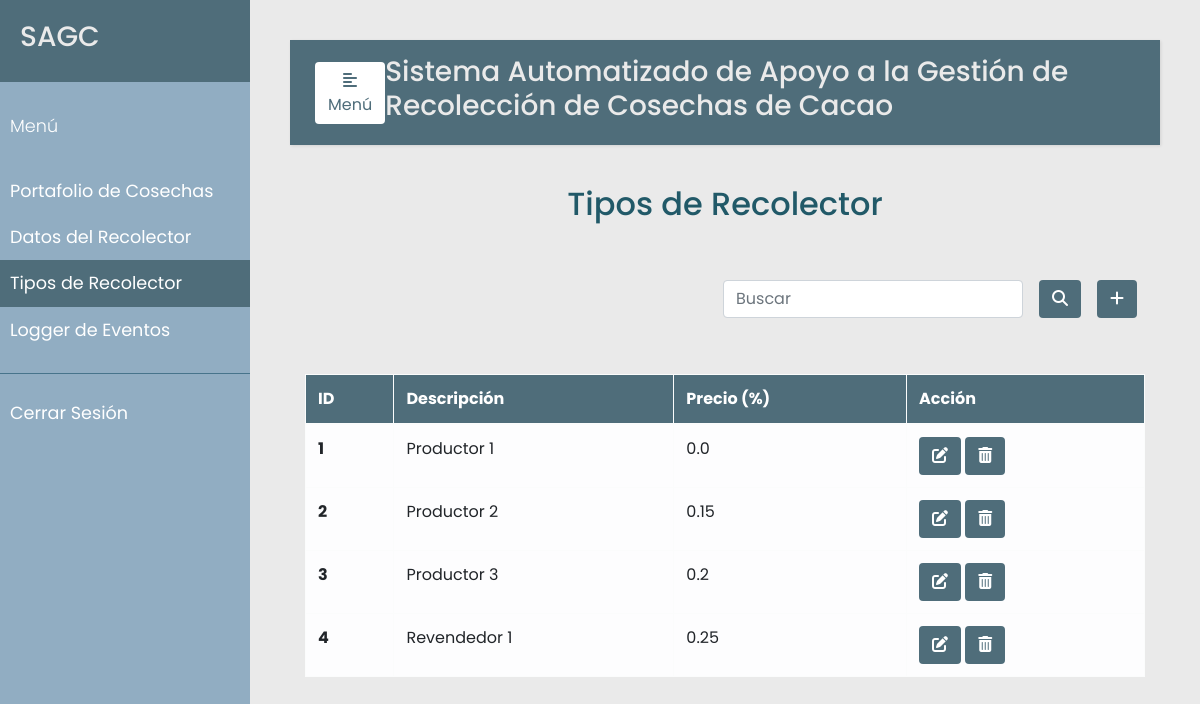
/tipo_recolector (signed in), run on an earlier commit of the app's database.
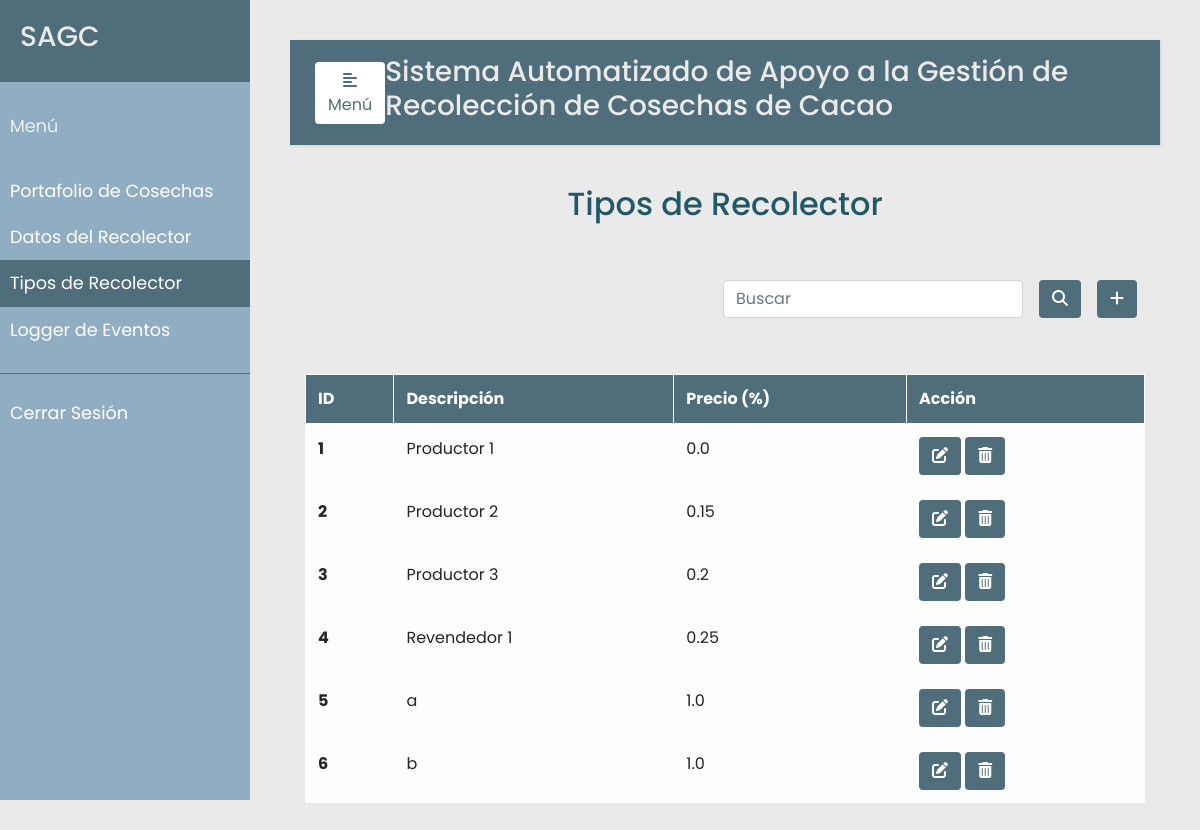
And on a later commit of the database.
### src/models.py (models this page shows, shortened)
class TipoRecolector(db.Model):
    __tablename__ = 'tipo_prod'
    id = db.Column(db.Integer, primary_key=True)
    descripcion = db.Column(db.String(120), nullable=False, unique=True)
    precio = db.Column(db.Float, nullable=False)
    producer = db.relationship('Recolector', backref='tipo_recolector', lazy=True)

### src/tipo_recolector.py (the view, shortened to what this page needs)
@app.route('/tipo_recolector', methods=['GET', 'POST'])
@login_required
@analyst_only
def tipo_recolector():
    error=None
    tipo_prod = TipoRecolector.query.all()
    return render_template("tipo_recolector.html", error=error, tipo_prod=tipo_prod)

### src/decoradores.py (called while the page is built)
def login_required(f):
    @wraps(f)
    def wrap(*args, **kwargs):
        if 'logged_in' in session:
            return f(*args, **kwargs)
        else:
            flash('Necesitas iniciar sesión primero')
            return redirect(url_for('login'))
    return wrap

def analyst_only(f):
    @wraps(f)
    def wrap(*args, **kwargs):
        if 'rol_analyst' in session and session['rol_analyst'] == True:
            return f(*args, **kwargs)
        else:
            flash("Debes ser Analista de Ventas para acceder 'Datos del Recolector y Tipos de Recolector'.")
            return redirect(url_for('perfiles'))
    return wrap

### templates/tipo_recolector.html (shortened to what this page needs)
{% extends "base.html" %}
{% set active_page = "tipo_recolector" %}
{% block content %}
    <div class="container h-100">
        <p class="text-center h2 fw-bold mb-5 mx-1 mx-md-4 mt-4">Tipos de Recolector</p>
        <div class="d-flex flex-row-reverse bd-highlight">
            <div class="p-2 bd-highlight">
              <button type="button" class="btn" style="color:#fff; background-color:#4F6D7A;" data-toggle="modal" data-target="#exampleModalLong">
                <i class="fa-solid fa-plus"></i>
              </button>
            </div>
            <div class="p-2 bd-highlight" style="display:flex; align-content: flex-end;">
              <form action='/tipo_recolector/search' method="post" class="form-inline" style="justify-content: flex-end">
                <input class="form-control mr-3 w-75" type="text" placeholder="Buscar" aria-label="Buscar" name="search_tipo_recolector">
                <button type="submit" id="search_tipo_recolector" name="action-type" value="search" class="btn" style="color:#fff; background-color:#4F6D7A;">
                  <i class="fas fa-search" aria-hidden="true"></i>
                </button>
              </form>
            </div>
        </div>
        <br/>
        <br>
        <table class="table table-bordered table-light table-hover">
          <thead>
            <tr>
              <th scope="col">ID</th>
              <th scope="col">Descripción</th>
              <th scope="col">Precio (%)</th>
              <th scope="col">Acción</th>
            </tr>
          </thead>
          <tbody>
            {% for u in tipo_prod %}
            <tr>
              <th scope="row">{{u.id}}</th>
              <td>{{u.descripcion}}</td>
              <td>{{u.precio}}</td>
              <td>
                <button type="button" class="btn action" data-toggle="modal" data-target="#edit-modal-{{u.id}}">
                  <i class="fas fa-edit"></i>
                </button>
                <button type="button" class="btn action" data-toggle="modal" data-target="#delete-modal-{{u.id}}">
                  <i class="fas fa-trash-alt"></i>
                </button>
              </td>
            </tr>
            {% endfor %}
          </tbody>
        </table>
    </div>
{% endblock %}

### templates/base.html (shortened to what this page needs)
<!DOCTYPE html>
<html lang="en">
<head>
    <link rel="stylesheet" href="https://cdn.jsdelivr.net/npm/bootstrap@4.3.1/dist/css/bootstrap.min.css">
    <link rel="stylesheet" href="{{ url_for('static', filename='../static/css/styles.css') }}">
    <link rel="stylesheet" href="https://cdnjs.cloudflare.com/ajax/libs/malihu-custom-scrollbar-plugin/3.1.5/jquery.mCustomScrollbar.min.css">
    <link rel="stylesheet" href="https://cdnjs.cloudflare.com/ajax/libs/font-awesome/6.1.1/css/all.min.css" />
</head>
<body>
    <div class="wrapper">
        <nav id="sidebar">
            <div class="sidebar-header"> <h3>SAGC</h3> </div>
            <ul class="list-unstyled components">
                <p>Menú</p>
                {% if session['logged_in'] %}
                    <li class="nav-item {% if active_page == 'cosecha' %}active{% endif %}">
                    <a class="nav-link" href="{{url_for('cosecha')}}">Portafolio de Cosechas</a>
                    </li>
                    {% if session['rol_analyst'] %}
                    <li class="nav-item {% if active_page == 'recolector' %}active{% endif %}">
                    <a class="nav-link" href="{{url_for('recolector')}}">Datos del Recolector</a>
                    </li>
                    <li class="nav-item {% if active_page == 'tipo_recolector' %}active{% endif %}">
                    <a class="nav-link" href="{{url_for('tipo_recolector')}}">Tipos de Recolector</a>
                    </li>
                    {% endif %}
                    <li class="nav-item {% if active_page == 'eventos' %}active{% endif %}">
                    <a class="nav-link" href="{{url_for('eventos')}}">Logger de Eventos</a>
                    </li>
                {% endif %}
            </ul>
            {% if session['logged_in'] %}
            <ul class="list-unstyled others">
                    <li class="nav-item">
                    <a class="nav-link" href="{{url_for('logout')}}">Cerrar Sesión</a>
                    </li>
            </ul>
            {% endif %}
        </nav>
        <div id="content">
            <nav class="navbar navbar-expand-lg" style="background-color:#4F6D7A;">
                <div class="container-fluid">
                    <button type="button" id="sidebarCollapse" class="btn" style="background-color:#fff; color: #4F6D7A;">
                        <i class="fas fa-align-left"></i>
                        <span>Menú</span>
                    </button>
                    <h3>Sistema Automatizado de Apoyo a la Gestión de Recolección de Cosechas de Cacao</h3>
                </div>
            </nav>
            {% block content %}
            {% endblock %}
        </div>
    </div>
</body>
</html>

### static/css/styles.css (style rules this page uses)
body { font-family: 'Poppins', sans-serif; background: #EAEAEA; }
p { font-family: 'Poppins', sans-serif; font-size: 1.1em; font-weight: 300; line-height: 1.7em; color: #215968; }
h3 { color: #EAEAEA; }
a, a:hover, a:focus { color: inherit; text-decoration: none; transition: all 0.3s; }
.navbar { padding: 15px 10px; background: #fff; border: none; border-radius: 0; margin-bottom: 40px; box-shadow: 1px 1px 3px rgba(0, 0, 0, 0.1); }
.wrapper { display: flex; width: 100%; }
#sidebar { width: 250px; position: fixed; top: 0; left: 0; height: 100vh; z-index: 999; background: #91ADC2; color: #fff; transition: all 0.3s; }
#sidebar .sidebar-header { padding: 20px; background: #4F6D7A; }
#sidebar ul.components { padding: 20px 0; border-bottom: 1px solid #47748b; }
#sidebar ul p { color: #fff; padding: 10px; }
#sidebar ul li a { padding: 10px; font-size: 1.1em; display: block; }
#sidebar ul li.active>a, a[aria-expanded="true"] { color: #fff; background: #4F6D7A; }
#content { width: calc(100% - 250px); padding: 40px; min-height: 100vh; transition: all 0.3s; position: absolute; top: 0; right: 0; }
.btn.action { color:#fff; background-color:#4F6D7A; }
thead { color:#fff; background-color:#4F6D7A; }

What changed in the data, as far as the page shows it:
added TipoRecolector: id "5", descripcion "a", precio "1.0"
added TipoRecolector: id "6", descripcion "b", precio "1.0"
